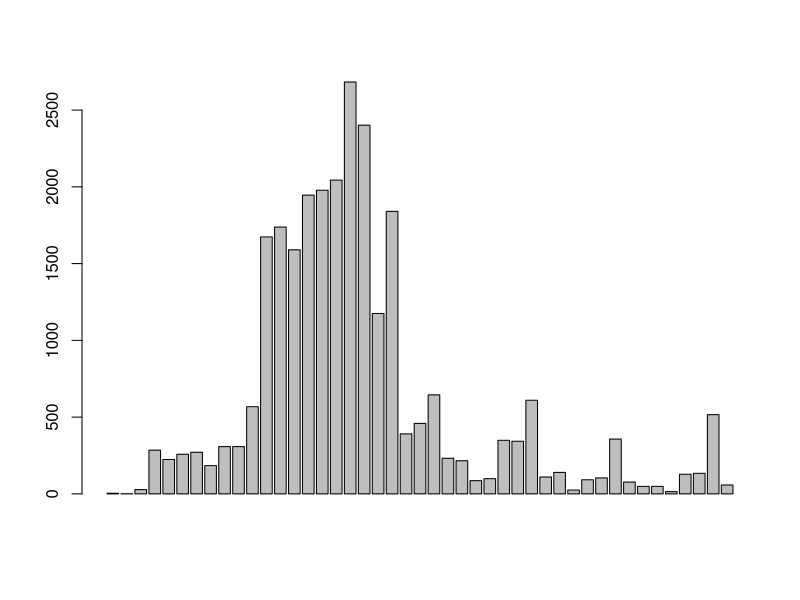
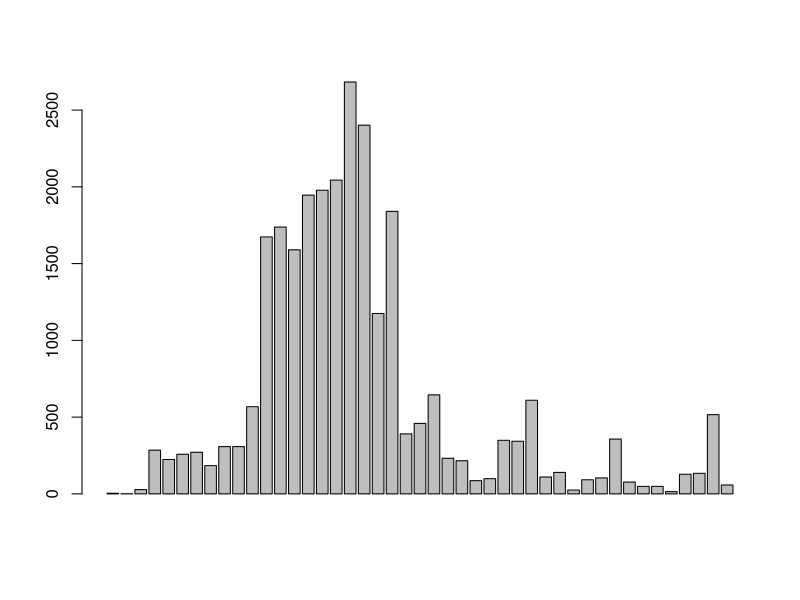
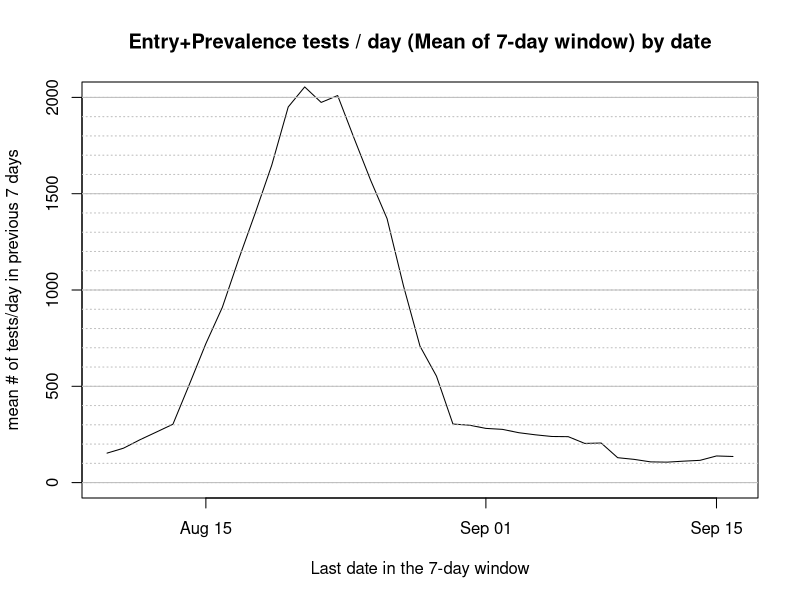
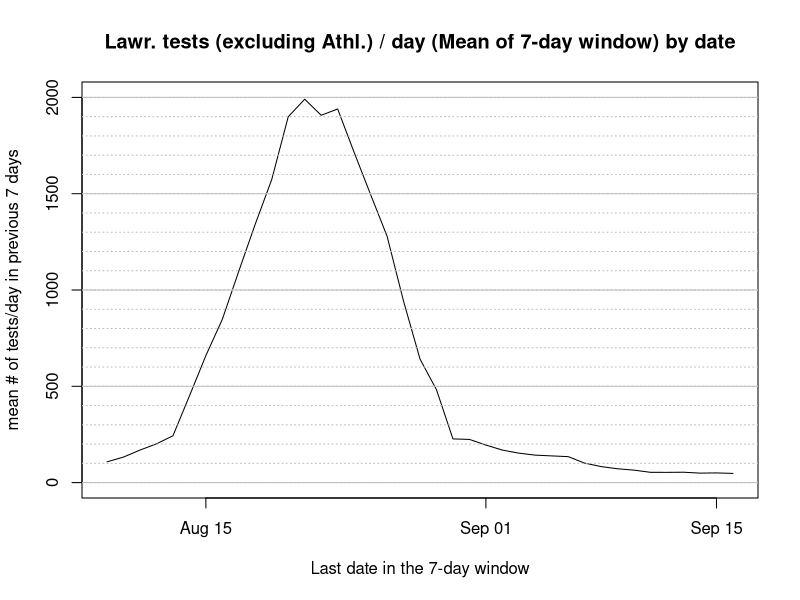
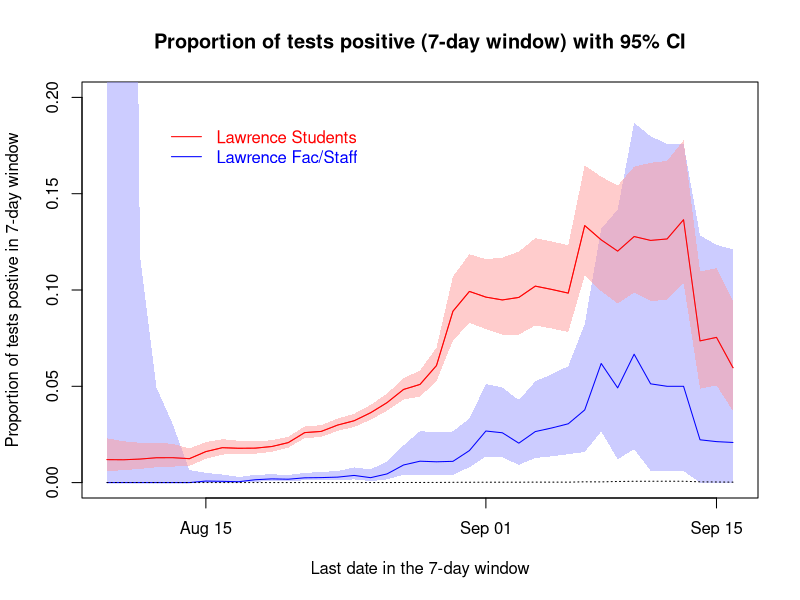

Source code (R) for these figures, in order:
kucovid <- read.csv("negative-positive-tests-by-day.csv", header=TRUE, sep="\t", strip.white=TRUE);
kucovid$Date <- as.Date(kucovid$Date , "%m/%d/%y")

# function that returns an array of the sliding-window sums over nc (window size = ncwin)
#   yes, yes, I know R programmers don't write loops, I'm not a good R programmer...
sum.over.window <- function(nc, ncwin) {
  tdwnc = c()
  for (i in ncwin:length(nc)) {
    tind = i + 1 - ncwin;
    tdwnc[tind] = 0;
    for (j in 1:ncwin) {
      tdwnc[tind] = tdwnc[tind] + nc[1 + i - j] ;
    }
  }
  return(tdwnc);
}

# function that returns an array of the sliding-window means over nc (window size = ncwin)
#   yes, yes, I know R programmers don't write loops, I'm not a good R programmer...
mean.over.window <- function(nc, ncwin) {
  tdwnc <- sum.over.window(nc, ncwin);
  return(tdwnc/ncwin);
}

ratio.or.zero <- function(num, denom) {
  r <- num / denom;
  r[is.nan(r)] = 0;
  return(r);
}

posTestAll = kucovid$PosTestAthletics + kucovid$PosTestEdwards + kucovid$PosTestLFS + kucovid$PosTestLStudents
allTestsAthletics = kucovid$NegTestAthlectics + kucovid$PosTestAthletics
allTestsEdwards = kucovid$NegTestEdwards + kucovid$PosTestEdwards
allTestsLFS = kucovid$NegTestLFS + kucovid$PosTestLFS
allTestsLStudents = kucovid$NegTestLStudents + kucovid$PosTestLStudents
allTests = allTestsAthletics + allTestsEdwards + allTestsLFS + allTestsLStudents

win.len <- 7
swDates = kucovid$Date[win.len:length(kucovid$Date)]
swTests = mean.over.window(allTests, win.len)

posRateAthletics = ratio.or.zero(kucovid$PosTestAthletics, allTestsAthletics);
posRateEdwards = ratio.or.zero(kucovid$PosTestEdwards, allTestsEdwards);
posRateLFS = ratio.or.zero(kucovid$PosTestLFS, allTestsLFS);
posRateLStudents = ratio.or.zero(kucovid$PosTestLStudents, allTestsLStudents);
posRateAll = ratio.or.zero(posTestAll, allTests);

swPosTestsAll = sum.over.window(posRateAll, win.len);
swPosTestsLFS = sum.over.window(kucovid$PosTestLFS, win.len);
swPosTestsLStudents = sum.over.window(kucovid$PosTestLStudents, win.len);

swAllTestsAll = sum.over.window(allTests, win.len);
swAllTestsLFS = sum.over.window(allTestsLFS, win.len);
swAllTestsLStudents = sum.over.window(allTestsLStudents, win.len);

swPosRateAll = ratio.or.zero(swPosTestsAll, swAllTestsAll);
swPosRateLFS = ratio.or.zero(swPosTestsLFS, swAllTestsLFS);
swPosRateLStudents = ratio.or.zero(swPosTestsLStudents, swAllTestsLStudents);

swLawrTests = mean.over.window(allTestsLFS+allTestsLStudents, win.len)

# Agresti-Coull confidence intervals on positivity proportions for windows
swPPrimeLFS <- (swPosTestsLFS + 2)/(swAllTestsLFS + 4)
swPPrimeLStudents <- (swPosTestsLStudents + 2)/(swAllTestsLStudents + 4)

# Agresti-Coull Std. Errors
swSELFS <- sqrt(swPPrimeLFS*(1-swPPrimeLFS)/(swAllTestsLFS + 4))
swSELStudents <- sqrt(swPPrimeLStudents*(1-swPPrimeLStudents)/(swAllTestsLStudents + 4))

swUpperCILFS = swPPrimeLFS + 1.96*swSELFS
swUpperCILStudents = swPPrimeLStudents + 1.96*swSELStudents

swLowerCILFS = swPPrimeLFS - 1.96*swSELFS
swLowerCILFS[swLowerCILFS<0] = 0
swLowerCILStudents = swPPrimeLStudents - 1.96*swSELStudents
swLowerCILStudents[swLowerCILStudents<0] = 0

# If there is no data, but report no CI rather than a silly one
swUpperCILFS[swAllTestsLFS<1] = 1
swLowerCILFS[swAllTestsLFS<1] = 0

barplot(allTests)
png("images/number-of-tests-over-time.png")
plot(swDates, swTests, type="l",
     main="Entry+Prevalence tests / day (Mean of 7-day window) by date",
     ylab="mean # of tests/day in previous 7 days",
     xlab="Last date in the 7-day window", ylim=c(0,2000));
abline(h=seq(00, 2000, by=100), lty=3, col="grey");
abline(h=seq(0, 2000, by=500), lty=1, col="grey");
dev.off()


barplot(allTests)
png("images/number-of-nonath-tests-over-time.png")
plot(swDates, swLawrTests, type="l",
     main="Lawr. tests (excluding Athl.) / day (Mean of 7-day window) by date",
     ylab="mean # of tests/day in previous 7 days",
     xlab="Last date in the 7-day window", ylim=c(0,2000));
abline(h=seq(00, 2000, by=100), lty=3, col="grey");
abline(h=seq(0, 2000, by=500), lty=1, col="grey");
dev.off()

png("images/test-positivity-over-time.png")
plot(swDates, swPosRateLStudents, type="l", col="red", ylim=c(0, .2),
     xlab = "Last date in the 7-day window",
     ylab="Proportion of tests postive in 7-day window",
     main="Proportion of tests positive (7-day window) with 95% CI"
     )
polygon(c(swDates, rev(swDates)), c(swUpperCILFS, rev(swLowerCILFS)), col=rgb(.6, .6, 1, .5), border=NA)
polygon(c(swDates, rev(swDates)), c(swUpperCILStudents, rev(swLowerCILStudents)), col=rgb(1, .6, .6, .5), border=NA)
lines(swDates, swPosRateLStudents, type="l", col="red")
lines(swDates, swPosRateLFS, type="l", col="blue")
lines(swDates, swPosRateAll, type="l", col="black", lty=3)
legend(c(swDates[4], swDates[4]), c(.19, .17),
       c("Lawrence Students", "Lawrence Fac/Staff"),
       col=c("red", "blue"), lty=1, bty="n",
       text.col = c("red", "blue"))
dev.off()
     